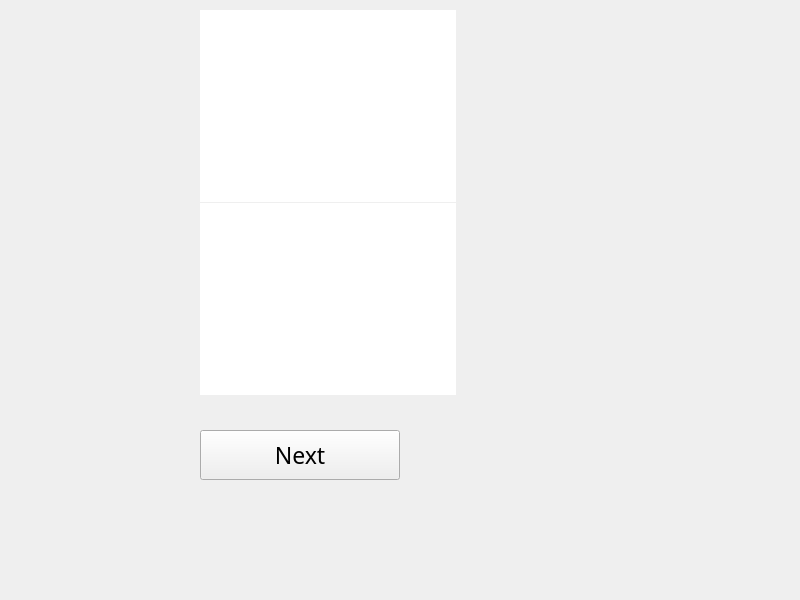
<?xml version="1.0" encoding="UTF-8"?>
<ui version="4.0">
 <class>SessionIntroWindow</class>
 <widget class="QMainWindow" name="SessionIntroWindow">
  <property name="geometry">
   <rect>
    <x>0</x>
    <y>0</y>
    <width>800</width>
    <height>600</height>
   </rect>
  </property>
  <property name="windowTitle">
   <string>~Experiment~</string>
  </property>
  <property name="styleSheet">
   <string notr="true">QMainWindow {background: 'white';}</string>
  </property>
  <widget class="QWidget" name="centralwidget">
   <property name="styleSheet">
    <string notr="true"/>
   </property>
   <widget class="QWidget" name="verticalLayoutWidget">
    <property name="geometry">
     <rect>
      <x>0</x>
      <y>0</y>
      <width>801</width>
      <height>601</height>
     </rect>
    </property>
    <property name="focusPolicy">
     <enum>Qt::StrongFocus</enum>
    </property>
    <layout class="QVBoxLayout" name="layout" stretch="5,5,0,1">
     <property name="spacing">
      <number>1</number>
     </property>
     <property name="sizeConstraint">
      <enum>QLayout::SetFixedSize</enum>
     </property>
     <property name="leftMargin">
      <number>200</number>
     </property>
     <property name="topMargin">
      <number>10</number>
     </property>
     <property name="rightMargin">
      <number>10</number>
     </property>
     <property name="bottomMargin">
      <number>10</number>
     </property>
     <item>
      <widget class="QTextEdit" name="instructionsBox1">
       <property name="font">
        <font>
         <family>AvenirNext LT Pro Regular</family>
         <pointsize>17</pointsize>
        </font>
       </property>
       <property name="focusPolicy">
        <enum>Qt::StrongFocus</enum>
       </property>
       <property name="styleSheet">
        <string notr="true">QTextEdit{border: 1px solid white;}</string>
       </property>
      </widget>
     </item>
     <item>
      <widget class="QTextEdit" name="instructionsBox2">
       <property name="font">
        <font>
         <family>AvenirNext LT Pro Regular</family>
         <pointsize>17</pointsize>
        </font>
       </property>
       <property name="focusPolicy">
        <enum>Qt::StrongFocus</enum>
       </property>
       <property name="styleSheet">
        <string notr="true">QTextEdit{border: 1px solid white;}</string>
       </property>
      </widget>
     </item>
     <item>
      <widget class="QLabel" name="imageBox">
       <property name="font">
        <font>
         <family>Avenir Next</family>
         <pointsize>18</pointsize>
        </font>
       </property>
       <property name="focusPolicy">
        <enum>Qt::StrongFocus</enum>
       </property>
       <property name="text">
        <string/>
       </property>
      </widget>
     </item>
     <item>
      <widget class="QPushButton" name="nextButton">
       <property name="minimumSize">
        <size>
         <width>200</width>
         <height>50</height>
        </size>
       </property>
       <property name="maximumSize">
        <size>
         <width>200</width>
         <height>50</height>
        </size>
       </property>
       <property name="font">
        <font>
         <family>AvenirNext LT Pro Regular</family>
         <pointsize>17</pointsize>
        </font>
       </property>
       <property name="focusPolicy">
        <enum>Qt::StrongFocus</enum>
       </property>
       <property name="text">
        <string>Next</string>
       </property>
      </widget>
     </item>
    </layout>
   </widget>
  </widget>
 </widget>
 <resources/>
 <connections/>
</ui>
